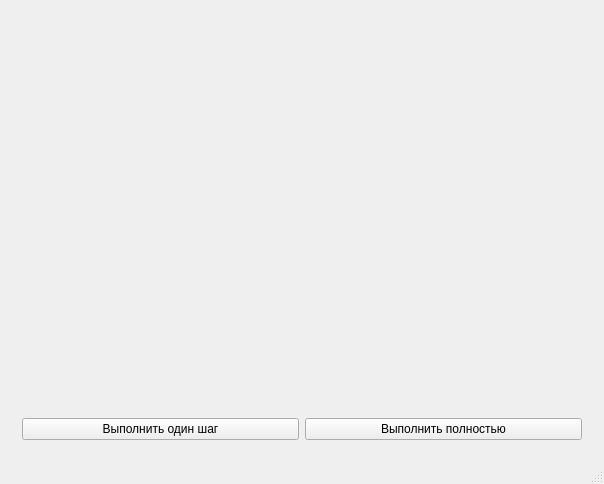
<?xml version="1.0" encoding="UTF-8"?>
<ui version="4.0">
 <class>MainWindowClass</class>
 <widget class="QMainWindow" name="MainWindowClass">
  <property name="geometry">
   <rect>
    <x>0</x>
    <y>0</y>
    <width>604</width>
    <height>484</height>
   </rect>
  </property>
  <property name="windowTitle">
   <string>MainWindow</string>
  </property>
  <widget class="QWidget" name="centralWidget">
   <layout class="QVBoxLayout" name="verticalLayout_2">
    <item>
     <spacer name="verticalSpacer">
      <property name="orientation">
       <enum>Qt::Vertical</enum>
      </property>
      <property name="sizeHint" stdset="0">
       <size>
        <width>20</width>
        <height>40</height>
       </size>
      </property>
     </spacer>
    </item>
    <item>
     <widget class="QWidget" name="buttonWidget" native="true">
      <layout class="QHBoxLayout" name="horizontalLayout">
       <item>
        <widget class="QPushButton" name="stepButton">
         <property name="text">
          <string>Выполнить один шаг</string>
         </property>
        </widget>
       </item>
       <item>
        <widget class="QPushButton" name="completeButton">
         <property name="text">
          <string>Выполнить полностью</string>
         </property>
        </widget>
       </item>
      </layout>
     </widget>
    </item>
   </layout>
  </widget>
  <widget class="QStatusBar" name="statusBar"/>
 </widget>
 <layoutdefault spacing="6" margin="11"/>
 <resources>
  <include location="MainWindow.qrc"/>
 </resources>
 <connections>
  <connection>
   <sender>stepButton</sender>
   <signal>clicked()</signal>
   <receiver>MainWindowClass</receiver>
   <slot>stepButtonClicked()</slot>
   <hints>
    <hint type="sourcelabel">
     <x>175</x>
     <y>425</y>
    </hint>
    <hint type="destinationlabel">
     <x>156</x>
     <y>-10</y>
    </hint>
   </hints>
  </connection>
  <connection>
   <sender>completeButton</sender>
   <signal>clicked()</signal>
   <receiver>MainWindowClass</receiver>
   <slot>completeButtonClicked()</slot>
   <hints>
    <hint type="sourcelabel">
     <x>410</x>
     <y>422</y>
    </hint>
    <hint type="destinationlabel">
     <x>327</x>
     <y>-15</y>
    </hint>
   </hints>
  </connection>
 </connections>
 <slots>
  <slot>stepButtonClicked()</slot>
  <slot>completeButtonClicked()</slot>
 </slots>
</ui>
